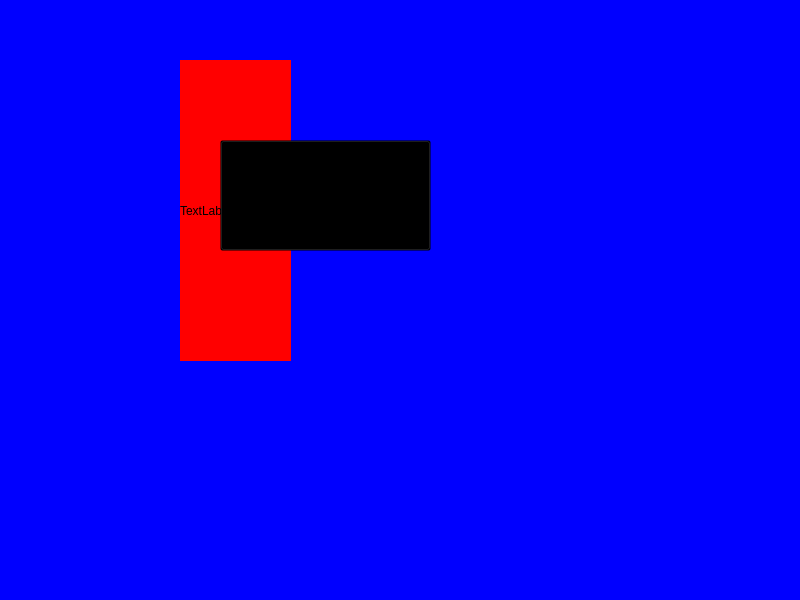
<?xml version="1.0" encoding="UTF-8"?>
<ui version="4.0">
 <class>MainWindow</class>
 <widget class="QMainWindow" name="MainWindow">
  <property name="geometry">
   <rect>
    <x>0</x>
    <y>0</y>
    <width>800</width>
    <height>600</height>
   </rect>
  </property>
  <property name="windowTitle">
   <string>MainWindow</string>
  </property>
  <property name="styleSheet">
   <string notr="true">background-color: rgb(0, 0, 255);</string>
  </property>
  <widget class="QWidget" name="centralwidget">
   <widget class="QPushButton" name="pushButton">
    <property name="geometry">
     <rect>
      <x>220</x>
      <y>140</y>
      <width>211</width>
      <height>111</height>
     </rect>
    </property>
    <property name="styleSheet">
     <string notr="true">background: transparent;</string>
    </property>
    <property name="text">
     <string>PushButton</string>
    </property>
   </widget>
   <widget class="QLabel" name="label">
    <property name="geometry">
     <rect>
      <x>180</x>
      <y>60</y>
      <width>111</width>
      <height>301</height>
     </rect>
    </property>
    <property name="styleSheet">
     <string notr="true">background-color: rgb(255, 0, 0);</string>
    </property>
    <property name="text">
     <string>TextLabel</string>
    </property>
   </widget>
   <zorder>label</zorder>
   <zorder>pushButton</zorder>
  </widget>
  <widget class="QMenuBar" name="menubar">
   <property name="geometry">
    <rect>
     <x>0</x>
     <y>0</y>
     <width>800</width>
     <height>26</height>
    </rect>
   </property>
  </widget>
  <widget class="QStatusBar" name="statusbar"/>
 </widget>
 <resources/>
 <connections/>
</ui>
